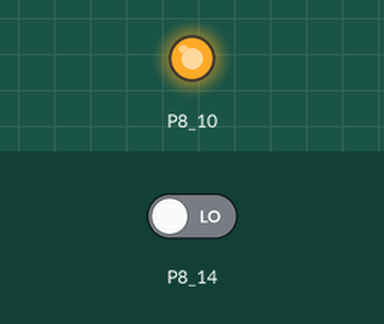
Bench run of a program on a simulated BeagleBone Black. Shown: output pins drawn as LEDs (lit = HIGH). The test bench sets the inputs (shaded band); at power-on: P8_14 LOW. What the program prints to the terminal is not drawn. At 5.0 s the program stops and its outputs stay as they are.

Above: at 0.1 s.
Timing chart, 0 to 1.6 s (numbered marks = the images above):
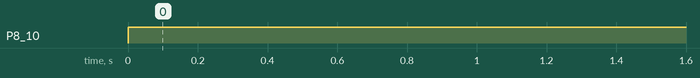

Measured:
- by itself, P8_10: LOW → HIGH at 0.00 s

The program:

edge-detect_nonblock.py
```python
import Adafruit_BBIO.GPIO as GPIO
import time

GPIO.setup("P8_10", GPIO.OUT)
GPIO.output("P8_10", GPIO.HIGH)
GPIO.cleanup()

GPIO.setup("P8_14", GPIO.IN)
GPIO.add_event_detect("P8_14", GPIO.RISING)

#your amazing code here
print "let us sleep for 5 seconds..."
time.sleep(5)

#detect wherever:
if GPIO.event_detected("P8_14"):
    print "event detected!"

# connect P8_14 and P8_10 pins on BBB
```
